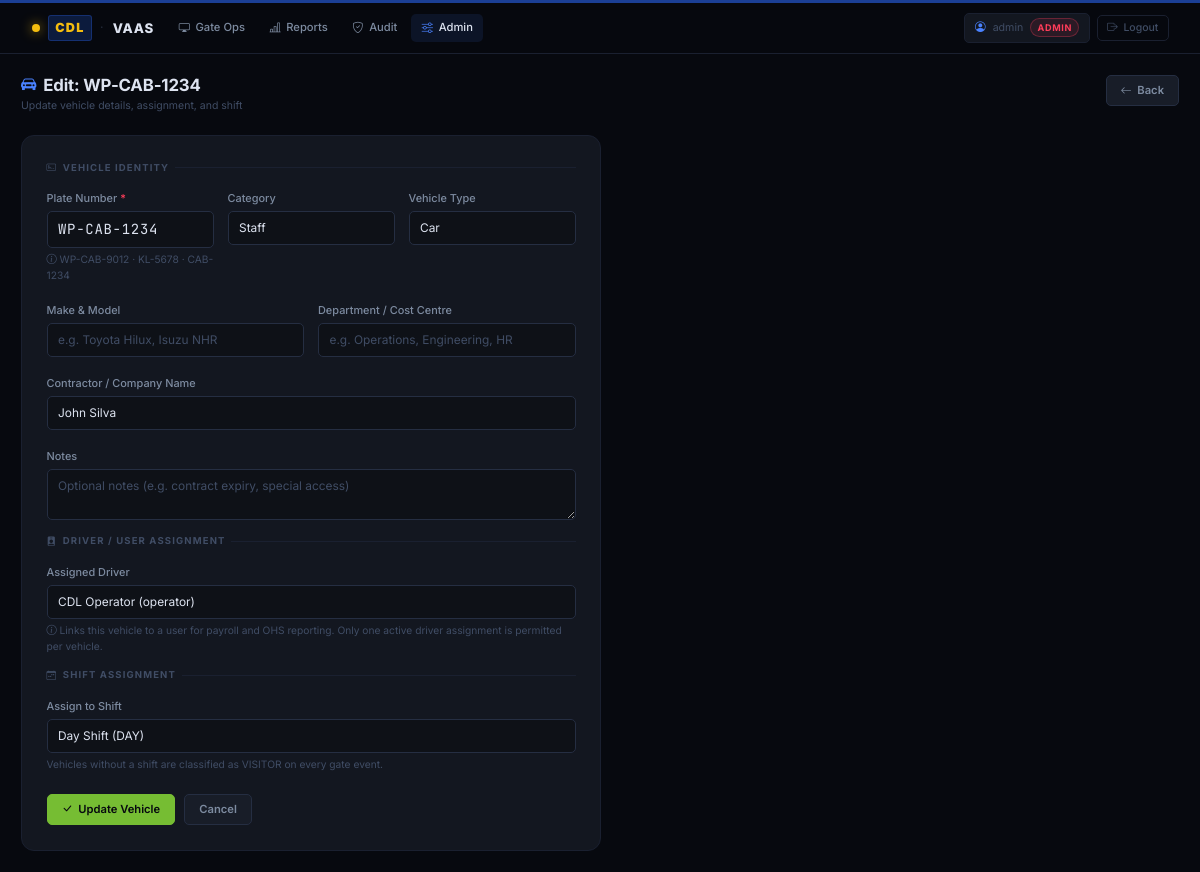
The page /admin/vehicles/WP-CAB-1234/edit (signed in) on the database its author committed.
### tables this page shows
CREATE TABLE registered_vehicles (
    plate_number        TEXT PRIMARY KEY,
    vehicle_category    TEXT NOT NULL DEFAULT 'CONTRACTOR'
                        CHECK(vehicle_category IN
                              ('STAFF','CONTRACTOR','MANAGEMENT','FLEET',
                               'VISITOR','EMERGENCY','MAINTENANCE')),
    vehicle_type        TEXT NOT NULL DEFAULT 'CAR'
                        CHECK(vehicle_type IN
                              ('CAR','VAN','TRUCK','MOTORCYCLE','UTILITY')),
    contractor_name     TEXT,
    department          TEXT,
    company_id          TEXT REFERENCES subcontractor_companies(company_id),
    registration_status TEXT NOT NULL DEFAULT 'ACTIVE'
                        CHECK(registration_status IN
                              ('ACTIVE','SUSPENDED','EXPIRED')),
    created_at          TEXT NOT NULL DEFAULT (strftime('%Y-%m-%dT%H:%M:%SZ','now')),
    notes               TEXT
);

CREATE TABLE vehicle_shifts (
    plate_number TEXT NOT NULL REFERENCES registered_vehicles(plate_number) ON DELETE CASCADE,
    shift_id     TEXT NOT NULL REFERENCES shifts(shift_id) ON DELETE CASCADE,
    PRIMARY KEY (plate_number, shift_id)
);

CREATE TABLE shifts (
    shift_id             TEXT PRIMARY KEY,
    shift_name           TEXT NOT NULL,
    start_time           TEXT NOT NULL,
    end_time             TEXT NOT NULL,
    days_of_week         TEXT NOT NULL,
    permitted_gates      TEXT NOT NULL,
    grace_period_minutes INTEGER NOT NULL DEFAULT 15
);

### webapp/routes/admin.py (the view, shortened to what this page needs)
@admin_bp.route("/vehicles/<plate>/edit", methods=["GET", "POST"])
@requires_role("ADMIN")
def edit_vehicle(plate: str):
    db     = g.db
    shifts = db.execute("SELECT shift_id, shift_name FROM shifts").fetchall()
    users  = db.execute("SELECT id, username, COALESCE(full_name,username) AS display "
                        "FROM users ORDER BY username").fetchall()
    vehicle = db.execute(
        "SELECT * FROM registered_vehicles WHERE plate_number=?", (plate,)
    ).fetchone()
    if not vehicle:
        flash("Vehicle not found", "danger")
        return redirect(url_for("admin.vehicles"))
    current_shift = db.execute(
        "SELECT shift_id FROM vehicle_shifts WHERE plate_number=?", (plate,)
    ).fetchone()
    current_user = db.execute(
        "SELECT user_id FROM vehicle_assignments WHERE plate_number=? AND is_active=1",
        (plate,),
    ).fetchone()
    return render_template("admin/vehicle_form.html",
                           shifts=shifts, users=users,
                           prefilled=plate,
                           vehicle=vehicle,
                           current_shift=current_shift["shift_id"] if current_shift else None,
                           current_user_id=current_user["user_id"] if current_user else None,
                           categories=VEHICLE_CATEGORIES,
                           vtypes=VEHICLE_TYPES,
                           editing=True)

### webapp/auth.py (called while the page is built)
def requires_role(*allowed: str):
    def decorator(fn):
        @wraps(fn)
        def wrapper(*args, **kwargs):
            if "user_id" not in session:
                return redirect(url_for("auth.login", next=request.path))
            user_role = session.get("role", "")
            user_rank = ROLE_RANK.get(user_role, 0)
            min_rank = min(ROLE_RANK[r] for r in allowed)
            if user_rank < min_rank:
                return ("Forbidden — role required: " + " or ".join(allowed)), 403
            return fn(*args, **kwargs)
        return wrapper
    return decorator

### webapp/templates/admin/vehicle_form.html (shortened to what this page needs)
{% extends "base.html" %}
{% block content %}
<div class="page-header">
  <div class="page-header-left">
    <h1 class="page-title">
      <i class="bi bi-car-front-fill"></i>
      {% if editing %}Edit: {{ prefilled }}
      {% elif prefilled %}Register: {{ prefilled }}
      {% else %}New Vehicle{% endif %}
    </h1>
    <p class="page-subtitle">
      {% if editing %}Update vehicle details, assignment, and shift
      {% elif prefilled %}Pre-filled from exception queue
      {% else %}Add a new vehicle to the system{% endif %}
    </p>
  </div>
  <div class="page-actions">
    <a class="btn btn-secondary" href="{{ url_for('admin.vehicles') }}">
      <i class="bi bi-arrow-left"></i> Back
    </a>
  </div>
</div>
<div class="form-card">
  <form method="post">
    <div class="form-section-title"><i class="bi bi-credit-card-2-front"></i> Vehicle Identity</div>
    <div class="row g-3 mb-3">
      <div class="col-md-4">
        <label class="form-label" for="plate_number">
          Plate Number <span style="color:var(--red)">*</span>
        </label>
        <input id="plate_number"
               class="form-control text-uppercase"
               name="plate_number"
               value="{{ vehicle.plate_number if vehicle else prefilled or '' }}"
               {% if editing %}readonly{% else %}required{% endif %}
               placeholder="e.g. CAB-1234"
               pattern="[A-Za-z0-9\-]+"
               maxlength="20"
               style="font-family:var(--font-mono);font-size:1rem;letter-spacing:.05em">
        <div class="form-text"><i class="bi bi-info-circle"></i> WP-CAB-9012 · KL-5678 · CAB-1234</div>
      </div>
      <div class="col-md-4">
        <label class="form-label" for="vehicle_category">Category</label>
        <select id="vehicle_category" class="form-select" name="vehicle_category">
          {% for c in categories %}
            <option value="{{ c }}"
              {% if vehicle and vehicle.vehicle_category == c %}selected{% endif %}>
              {{ c | title | replace('_', ' ') }}
            </option>
          {% endfor %}
        </select>
      </div>
      <div class="col-md-4">
        <label class="form-label" for="vehicle_type">Vehicle Type</label>
        <select id="vehicle_type" class="form-select" name="vehicle_type">
          {% for t in vtypes %}
            <option value="{{ t }}"
              {% if vehicle and vehicle.vehicle_type == t %}selected{% endif %}>
              {{ t | title }}
            </option>
          {% endfor %}
        </select>
      </div>
    </div>
    <div class="row g-3 mb-3">
      <div class="col-md-6">
        <label class="form-label" for="make_model">Make &amp; Model</label>
        <input id="make_model" class="form-control" name="make_model"
               value="{{ vehicle.make_model or '' if vehicle else '' }}"
               placeholder="e.g. Toyota Hilux, Isuzu NHR">
      </div>
      <div class="col-md-6">
        <label class="form-label" for="department">Department / Cost Centre</label>
        <input id="department" class="form-control" name="department"
               value="{{ vehicle.department or '' if vehicle else '' }}"
               placeholder="e.g. Operations, Engineering, HR">
      </div>
    </div>
    <div class="mb-3">
      <label class="form-label" for="contractor_name">Contractor / Company Name</label>
      <input id="contractor_name" class="form-control" name="contractor_name"
             value="{{ vehicle.contractor_name or '' if vehicle else '' }}"
             placeholder="Leave blank for direct employees">
    </div>
    <div class="mb-3">
      <label class="form-label" for="notes">Notes</label>
      <textarea id="notes" class="form-control" name="notes" rows="2"
                placeholder="Optional notes (e.g. contract expiry, special access)">{{ vehicle.notes or '' if vehicle else '' }}</textarea>
    </div>
    <div class="form-section-title"><i class="bi bi-person-badge-fill"></i> Driver / User Assignment</div>
    <div class="mb-3">
      <label class="form-label" for="user_id">Assigned Driver</label>
      <select id="user_id" class="form-select" name="user_id">
        {% for u in users %}
          <option value="{{ u.id }}"
            {% if current_user_id and u.id == current_user_id %}selected{% endif %}>
            {{ u.display }} ({{ u.username }})
          </option>
        {% endfor %}
      </select>
      <div class="form-text">
        <i class="bi bi-info-circle"></i>
        Links this vehicle to a user for payroll and OHS reporting.
        Only one active driver assignment is permitted per vehicle.
      </div>
    </div>
    <div class="form-section-title"><i class="bi bi-calendar-week"></i> Shift Assignment</div>
    <div class="mb-4">
      <label class="form-label" for="shift_id">Assign to Shift</label>
      <select id="shift_id" class="form-select" name="shift_id">
        {% for s in shifts %}
          <option value="{{ s.shift_id }}"
            {% if current_shift and s.shift_id == current_shift %}selected{% endif %}>
            {{ s.shift_name }} ({{ s.shift_id }})
          </option>
        {% endfor %}
      </select>
      <div class="form-text">Vehicles without a shift are classified as VISITOR on every gate event.</div>
    </div>
    <div style="display:flex;gap:.65rem;flex-wrap:wrap">
      <button type="submit" class="btn btn-success">
        <i class="bi bi-check-lg"></i> {{ 'Update Vehicle' if editing else 'Save Vehicle' }}
      </button>
      <a class="btn btn-secondary" href="{{ url_for('admin.vehicles') }}">Cancel</a>
    </div>
  </form>
</div>
{% endblock %}

### webapp/static/css/app.css (style rules this page uses)
:root { --bg-base: #07090f; --bg-surface: #0e1117; --bg-panel: #131720; --bg-panel-alt: #181d28; --bg-input: #0e1117; --bg-hover: #1c2133; --border-dim: #1a2030; --border-mid: #252e42; --border-hi: #3a4a6e; --text-primary: #dde3f0; --text-secondary: #7d8ba0; --text-muted: #404d65; --text-on-accent: #07090f; --cdl-navy: #1B3F95; --cdl-yellow:#f4bd0f; --cdl-green: #76bd33; --green: #76bd33; --red: #ff3d5a; --amber: #f4bd0f; --blue: #4a82ff; --cyan: #00c8e8; --purple: #9c7bff; --slate: #607d8b; --green-bg: rgba(118, 189, 51, .10); --red-bg: rgba(255, 61, 90, .10); --amber-bg: rgba(244, 189, 15, .10); --blue-bg: rgba( 74, 130, 255, .10); --glow-green: 0 0 20px rgba(118, 189, 51, .50); --glow-red: 0 0 22px rgba(255, 61, 90, .55); --glow-amber: 0 0 20px rgba(244, 189, 15, .50); --glow-blue: 0 0 18px rgba( 74, 130, 255, .45); --font-sans: 'Inter', system-ui, -apple-system, sans-serif; --font-mono: 'JetBrains Mono', 'Courier New', monospace; --radius-sm: 5px; --radius: 9px; --radius-lg: 13px; --radius-xl: 18px; --fast: .12s ease; --mid: .22s ease; }
*, *::before, *::after { box-sizing: border-box; }
html, body { margin: 0; padding: 0; background: var(--bg-base); color: var(--text-primary); font-family: var(--font-sans); font-size: 14px; line-height: 1.55; -webkit-font-smoothing: antialiased; }
a { color: var(--blue); text-decoration: none; }
h1,h2,h3,h4,h5,h6 { color: var(--text-primary); font-weight: 600; letter-spacing: -.01em; }
.page-header { display: flex; align-items: flex-start; justify-content: space-between; flex-wrap: wrap; gap: .75rem; margin-bottom: 1.5rem; }
.page-header-left { display: flex; flex-direction: column; gap: .2rem; }
.page-title { font-size: 1.2rem; font-weight: 700; color: var(--text-primary); margin: 0; display: flex; align-items: center; gap: .5rem; }
.page-title i { color: var(--blue); font-size: 1.1rem; }
.page-subtitle { font-size: .75rem; color: var(--text-muted); margin: 0; }
.page-actions { display: flex; align-items: center; gap: .5rem; flex-wrap: wrap; }
.form-card { background: var(--bg-panel); border: 1px solid var(--border-dim); border-radius: var(--radius-lg); padding: 1.75rem; max-width: 580px; }
.form-section-title { font-size: .68rem; font-weight: 700; letter-spacing: .12em; text-transform: uppercase; color: var(--text-muted); margin-bottom: .75rem; display: flex; align-items: center; gap: .4rem; }
.form-section-title::after { content: ''; flex: 1; height: 1px; background: var(--border-dim); }
.form-label { font-size: .78rem; font-weight: 500; color: var(--text-secondary); margin-bottom: .3rem; }
.form-control, .form-select { background: var(--bg-input) !important; border: 1px solid var(--border-mid) !important; color: var(--text-primary) !important; border-radius: var(--radius-sm) !important; font-size: .85rem; padding: .5rem .75rem; transition: border-color var(--fast), box-shadow var(--fast); }
.form-control::placeholder { color: var(--text-muted) !important; }
.form-text { font-size: .73rem; color: var(--text-muted); margin-top: .3rem; }
.btn { border-radius: var(--radius-sm) !important; font-size: .8rem; font-weight: 600; padding: .45rem 1rem; display: inline-flex; align-items: center; gap: .4rem; transition: all var(--fast) !important; }
.btn-success { background: var(--green) !important; border-color: var(--green) !important; color: var(--text-on-accent) !important; }
.btn-secondary { background: var(--bg-panel-alt) !important; border-color: var(--border-mid) !important; color: var(--text-secondary) !important; }
select option { background: var(--bg-panel-alt); color: var(--text-primary); }

### rows shown on the page
registered_vehicles: plate_number "WP-CAB-1234", vehicle_category "Staff", vehicle_type "Car", contractor_name "John Silva"
vehicle_shifts: shift_id "Day Shift (DAY)"

### other values the page prints
{{ session.username }} "admin"
{{ session.role }} "ADMIN"
{{ prefilled }} "WP-CAB-1234"
{{ 'Update Vehicle' if editing else 'Save Vehicle' }} "Update Vehicle"
form field user_id "CDL Operator (operator)"
